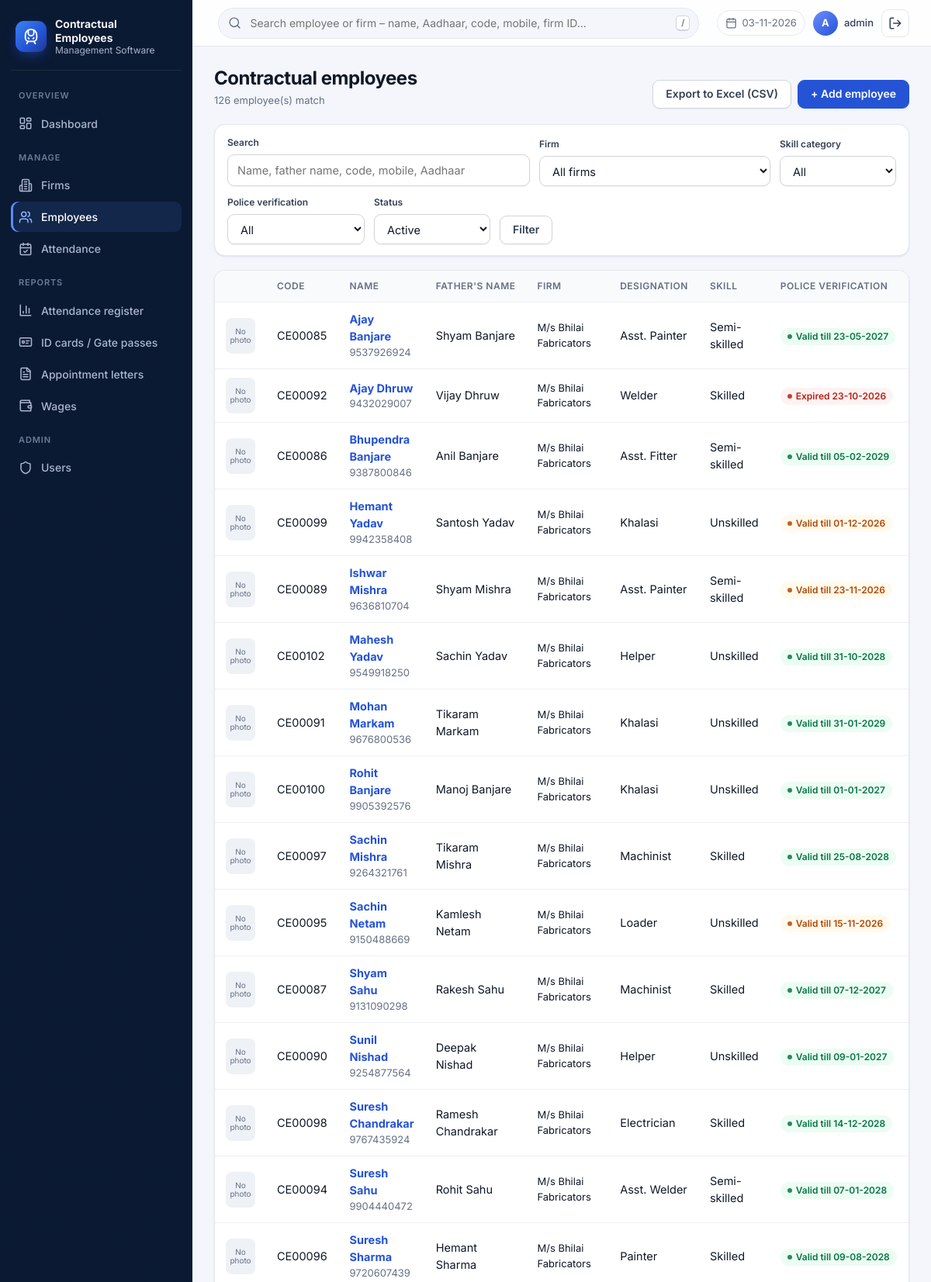
Page /employees (signed in, upper part) on the committed database.
### tables this page shows
CREATE TABLE employees (
    id INTEGER PRIMARY KEY AUTOINCREMENT,
    firm_id INTEGER NOT NULL REFERENCES firms(id),
    emp_code TEXT UNIQUE,
    name TEXT NOT NULL,
    father_name TEXT,
    dob TEXT,
    gender TEXT,
    aadhaar_no TEXT UNIQUE,
    aadhaar_file TEXT,
    photo_file TEXT,
    mobile TEXT,
    address TEXT,
    pv_done INTEGER DEFAULT 0,
    pv_cert_no TEXT,
    pv_valid_upto TEXT,
    pv_file TEXT,
    qualification TEXT,
    skill_category TEXT,
    designation TEXT,
    date_of_joining TEXT,
    status TEXT DEFAULT 'Active',
    created_at TEXT DEFAULT CURRENT_TIMESTAMP,
    updated_at TEXT DEFAULT CURRENT_TIMESTAMP
, uan_no TEXT, esic_no TEXT, bank_name TEXT, bank_account TEXT, ifsc TEXT, daily_wage REAL, blood_group TEXT, pincode TEXT, gate_pass_no TEXT, gp_valid_from TEXT, gp_valid_upto TEXT, appt_date TEXT, appt_other_allowance TEXT, appt_duties TEXT, appt_other_info TEXT);

CREATE TABLE firms (
    id INTEGER PRIMARY KEY AUTOINCREMENT,
    name TEXT UNIQUE NOT NULL,
    owner_name TEXT,
    contact_person TEXT,
    mobile TEXT,
    email TEXT,
    address TEXT,
    gst_no TEXT,
    pan_no TEXT,
    labour_licence_no TEXT,
    work_order_no TEXT,
    work_description TEXT,
    contract_start TEXT,
    contract_end TEXT,
    status TEXT DEFAULT 'Active',
    created_at TEXT DEFAULT CURRENT_TIMESTAMP
, pincode TEXT, lin_no TEXT, registration_no TEXT, loa_date TEXT);

### app.py (the view)
@app.route("/employees")
@login_required
def employees():
    args = request.args.to_dict()
    args.setdefault("status", "Active")
    rows = employee_query(args)
    firm_list = get_db().execute("SELECT id, name FROM firms ORDER BY name").fetchall()
    return render_template("employees.html", employees=rows, firms=firm_list, args=args)

### app.py (called while the page is built)
def get_db():
    if "db" not in g:
        g.db = sqlite3.connect(DB_PATH)
        g.db.row_factory = sqlite3.Row
        g.db.execute("PRAGMA foreign_keys = ON")
    return g.db

def parse_date(value):
    try:
        return datetime.strptime(value, "%Y-%m-%d").date()
    except (TypeError, ValueError):
        return None

@app.template_filter("dmy")
def dmy(value):
    d = parse_date(value) if isinstance(value, str) else value
    return d.strftime("%d-%m-%Y") if d else "-"

def pv_state(emp):
    if not emp["pv_done"]:
        return "pending"
    valid = parse_date(emp["pv_valid_upto"])
    if valid is None:
        return "valid"
    today = date.today()
    if valid < today:
        return "expired"
    if valid <= today + timedelta(days=30):
        return "expiring"
    return "valid"

def icon(name, size=18):
    return Markup(f'<svg class="icon" width="{size}" height="{size}" viewBox="0 0 24 24" fill="none" '
                  f'stroke="currentColor" stroke-width="2" stroke-linecap="round" stroke-linejoin="round" '
                  f'aria-hidden="true">{_ICONS[name]}</svg>')

def login_required(view):
    @wraps(view)
    def wrapped(*args, **kwargs):
        if not session.get("user_id"):
            return redirect(url_for("login", next=request.path))
        return view(*args, **kwargs)
    return wrapped

@app.before_request
def guard():
    if request.endpoint == "static":
        return
    has_user = get_db().execute("SELECT 1 FROM users LIMIT 1").fetchone()
    if not has_user and request.endpoint != "setup":
        return redirect(url_for("setup"))
    if request.method == "POST":
        token = request.form.get("csrf_token")
        if not token or token != session.get("csrf_token"):
            abort(400, "Form expired. Please go back, reload the page and try again.")

@app.context_processor
def inject_csrf():
    if "csrf_token" not in session:
        session["csrf_token"] = secrets.token_hex(16)
    return {"csrf_token": session["csrf_token"], "today": date.today().isoformat()}

### templates/employees.html (shortened to what this page needs)
{% extends "base.html" %}
{% block content %}
<div class="page-head">
  <div><h1>Contractual employees</h1><p class="muted small">{{ employees|length }} employee(s) match</p></div>
  <div class="actions">
    <a class="btn secondary" href="{{ url_for('employees_export', **args) }}">Export to Excel (CSV)</a>
    <a class="btn" href="{{ url_for('employee_form') }}">+ Add employee</a>
  </div>
</div>
<form class="filters" method="get">
  <div class="grow"><label>Search</label><input type="search" name="q" value="{{ args.q or '' }}" placeholder="Name, father name, code, mobile, Aadhaar"></div>
  <div><label>Firm</label><select name="firm_id"><option value="">All firms</option>
    {% for f in firms %}<option value="{{ f.id }}" {{ 'selected' if args.firm_id == f.id|string }}>{{ f.name }}</option>{% endfor %}</select></div>
  <div><label>Skill category</label><select name="skill"><option value="">All</option>
    {% for s in SKILL_CATEGORIES %}<option {{ 'selected' if args.skill == s }}>{{ s }}</option>{% endfor %}</select></div>
  <div><label>Police verification</label><select name="pv">
    {% for v, l in [('', 'All'), ('valid', 'Valid'), ('expiring', 'Expiring in 30 days'), ('expired', 'Expired'), ('pending', 'Not done')] %}
    <option value="{{ v }}" {{ 'selected' if (args.pv or '') == v }}>{{ l }}</option>{% endfor %}</select></div>
  <div><label>Status</label><select name="status">
    {% for v, l in [('Active', 'Active'), ('Inactive', 'Inactive / Left'), ('', 'All')] %}
    <option value="{{ v }}" {{ 'selected' if args.status == v }}>{{ l }}</option>{% endfor %}</select></div>
  <div><button class="btn secondary">Filter</button></div>
</form>
<div class="table-wrap">
<table>
  <tr><th></th><th>Code</th><th>Name</th><th>Father's name</th><th>Firm</th><th>Designation</th><th>Skill</th><th>Police verification</th><th>Status</th></tr>
  {% set show_firm = true %}
  {% for e in employees %}
  {% include "_employee_row.html" %}
  {% else %}
  <tr><td colspan="9" class="empty">No employees found.</td></tr>
  {% endfor %}
</table>
</div>
{% endblock %}

### templates/_employee_row.html
<tr>
  <td>{% if e.photo_file %}<img class="avatar" src="{{ url_for('files', rel_path=e.photo_file) }}" alt="">{% else %}<span class="avatar ph">No photo</span>{% endif %}</td>
  <td>{{ e.emp_code }}</td>
  <td><a href="{{ url_for('employee_view', emp_id=e.id) }}"><strong>{{ e.name }}</strong></a>{% if e.mobile %}<div class="small muted">{{ e.mobile }}</div>{% endif %}</td>
  <td>{{ e.father_name or '-' }}</td>
  {% if show_firm %}<td class="small">{{ e.firm_name }}</td>{% endif %}
  <td>{{ e.designation or '-' }}</td>
  <td>{{ e.skill_category or '-' }}</td>
  <td>{% set st = pv_state(e) %}
    {% if st == 'pending' %}<span class="badge warn">Pending</span>
    {% elif st == 'expired' %}<span class="badge bad">Expired {{ e.pv_valid_upto | dmy }}</span>
    {% elif st == 'expiring' %}<span class="badge warn">Valid till {{ e.pv_valid_upto | dmy }}</span>
    {% else %}<span class="badge ok">Valid{% if e.pv_valid_upto %} till {{ e.pv_valid_upto | dmy }}{% endif %}</span>{% endif %}
  </td>
  <td><span class="badge {{ 'ok' if e.status == 'Active' else 'grey' }}">{{ e.status }}</span></td>
</tr>

### rows in the picture
employees: emp_code "CE00085", name "Ajay Banjare", mobile "9537926924", father_name "Shyam Banjare", firm_name "M/s Bhilai Fabricators", designation "Asst. Painter", skill_category "Semi-skilled", pv_valid_upto|dmy "23-05-2027"
employees: emp_code "CE00092", name "Ajay Dhruw", mobile "9432029007", father_name "Vijay Dhruw", firm_name "M/s Bhilai Fabricators", designation "Welder", skill_category "Skilled", pv_valid_upto|dmy "23-10-2026"
employees: emp_code "CE00086", name "Bhupendra Banjare", mobile "9387800846", father_name "Anil Banjare", firm_name "M/s Bhilai Fabricators", designation "Asst. Fitter", skill_category "Semi-skilled", pv_valid_upto|dmy "05-02-2029"
employees: emp_code "CE00099", name "Hemant Yadav", mobile "9942358408", father_name "Santosh Yadav", firm_name "M/s Bhilai Fabricators", designation "Khalasi", skill_category "Unskilled", pv_valid_upto|dmy "01-12-2026"
employees: emp_code "CE00089", name "Ishwar Mishra", mobile "9636810704", father_name "Shyam Mishra", firm_name "M/s Bhilai Fabricators", designation "Asst. Painter", skill_category "Semi-skilled", pv_valid_upto|dmy "23-11-2026"
employees: emp_code "CE00102", name "Mahesh Yadav", mobile "9549918250", father_name "Sachin Yadav", firm_name "M/s Bhilai Fabricators", designation "Helper", skill_category "Unskilled", pv_valid_upto|dmy "31-10-2028"
employees: emp_code "CE00091", name "Mohan Markam", mobile "9676800536", father_name "Tikaram Markam", firm_name "M/s Bhilai Fabricators", designation "Khalasi", skill_category "Unskilled", pv_valid_upto|dmy "31-01-2029"
employees: emp_code "CE00100", name "Rohit Banjare", mobile "9905392576", father_name "Manoj Banjare", firm_name "M/s Bhilai Fabricators", designation "Khalasi", skill_category "Unskilled", pv_valid_upto|dmy "01-01-2027"
employees: emp_code "CE00097", name "Sachin Mishra", mobile "9264321761", father_name "Tikaram Mishra", firm_name "M/s Bhilai Fabricators", designation "Machinist", skill_category "Skilled", pv_valid_upto|dmy "25-08-2028"
employees: emp_code "CE00095", name "Sachin Netam", mobile "9150488669", father_name "Kamlesh Netam", firm_name "M/s Bhilai Fabricators", designation "Loader", skill_category "Unskilled", pv_valid_upto|dmy "15-11-2026"
employees: emp_code "CE00087", name "Shyam Sahu", mobile "9131090298", father_name "Rakesh Sahu", firm_name "M/s Bhilai Fabricators", designation "Machinist", skill_category "Skilled", pv_valid_upto|dmy "07-12-2027"
employees: emp_code "CE00090", name "Sunil Nishad", mobile "9254877564", father_name "Deepak Nishad", firm_name "M/s Bhilai Fabricators", designation "Helper", skill_category "Unskilled", pv_valid_upto|dmy "09-01-2027"
employees: emp_code "CE00098", name "Suresh Chandrakar", mobile "9767435924", father_name "Ramesh Chandrakar", firm_name "M/s Bhilai Fabricators", designation "Electrician", skill_category "Skilled", pv_valid_upto|dmy "14-12-2028"
employees: emp_code "CE00094", name "Suresh Sahu", mobile "9904440472", father_name "Rohit Sahu", firm_name "M/s Bhilai Fabricators", designation "Asst. Welder", skill_category "Semi-skilled", pv_valid_upto|dmy "07-01-2028"
employees: emp_code "CE00096", name "Suresh Sharma", mobile "9720607439", father_name "Hemant Sharma", firm_name "M/s Bhilai Fabricators", designation "Painter", skill_category "Skilled", pv_valid_upto|dmy "09-08-2028"

### other values in the picture
{{ today | dmy }} "03-11-2026"
{{ session.username[:1] | upper }} "A"
{{ session.username }} "admin"
{{ employees|length }} "126"
form field pv "All"
form field status "Active"
